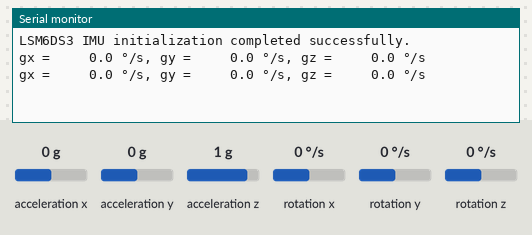
A sketch run on a simulated Arduino Uno WiFi Rev2. Shown: the last lines printed to the serial monitor. Inputs (shaded band) come from the test bench; at power-on: rotation x 0 °/s, rotation y 0 °/s, rotation z 0 °/s, acceleration x 0 g, acceleration y 0 g, acceleration z 1 g.

Above: at 1.8 s.
1.9 s: rotation x set to -192 °/s
At 2.5 s:
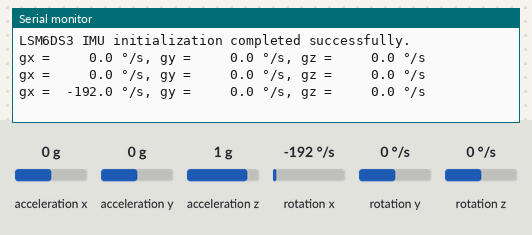
4.5 s: rotation y set to -192 °/s
At 5.9 s:
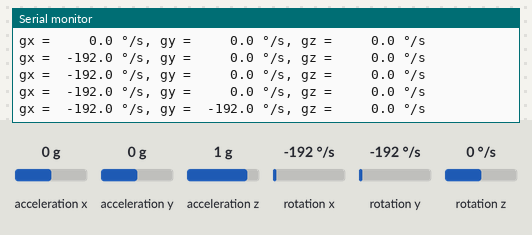
7.5 s: rotation z set to -192 °/s
At 8.9 s:
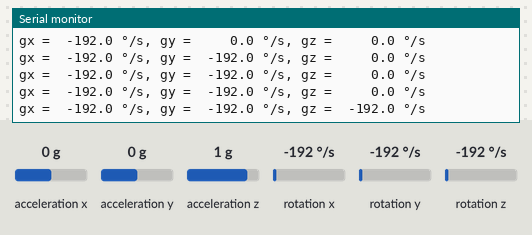
10.5 s: rotation x set to 0 °/s
At 11.5 s:
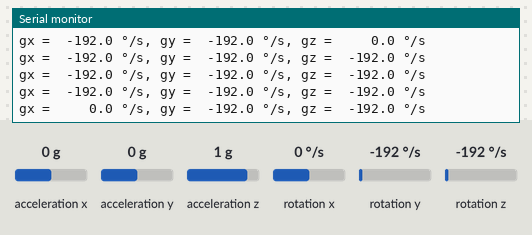
13.5 s: rotation y set to 0 °/s
At 14.9 s:
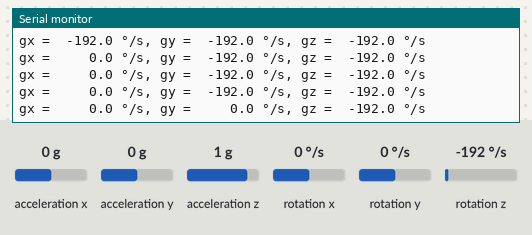
16.5 s: rotation z set to 100 °/s
At 17.9 s:
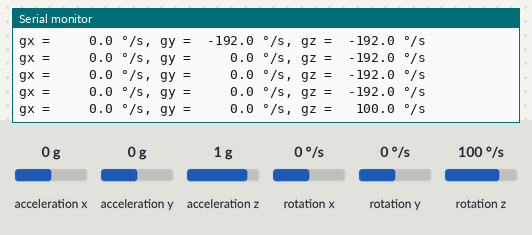

The sketch:

simple_IMU_reading.ino
```cpp
// (licence header left out)
// Includes
#include <Arduino_LSM6DS3.h>


void setup() {
   Serial.begin(9600);  // initialize serial bus (Serial Monitor)
   while (!Serial);  // wait for serial initialization
   Serial.print("LSM6DS3 IMU initialization ");
   if (IMU.begin()) {  // initialize IMU
      Serial.println("completed successfully.");
   } else {
      Serial.println("FAILED.");
      IMU.end();
      while (1);
   }
   Serial.println();
}


void loop() {
   char buffer[8];    // string buffer for use with dtostrf() function
   float ax, ay, az;  // accelerometer values
   float gx, gy, gz;  // gyroscope values

   // Retrieve and print IMU values
   if (IMU.accelerationAvailable() && IMU.gyroscopeAvailable()
      && IMU.readAcceleration(ax, ay, az) && IMU.readGyroscope(gx, gy, gz)) {
      // Serial.print("ax = ");  Serial.print(dtostrf(ax, 4, 1, buffer));  Serial.print(" g, ");
      // Serial.print("ay = ");  Serial.print(dtostrf(ay, 4, 1, buffer));  Serial.print(" g, ");
      // Serial.print("az = ");  Serial.print(dtostrf(az, 4, 1, buffer));  Serial.print(" g, ");
      Serial.print("gx = ");  Serial.print(dtostrf(gx, 7, 1, buffer));  Serial.print(" °/s, ");
      Serial.print("gy = ");  Serial.print(dtostrf(gy, 7, 1, buffer));  Serial.print(" °/s, ");
      Serial.print("gz = ");  Serial.print(dtostrf(gz, 7, 1, buffer));  Serial.println(" °/s");
   }
   delay(1000);  // wait one second between readings
}
```

Measured:
- after the input at 1.9 s, the serial monitor: prints a new line after 0.15 s (image 1)
- after the input at 4.5 s, the serial monitor: prints a new line after 0.56 s (image 2)
- after the input at 7.5 s, the serial monitor: prints a new line after 0.57 s (image 3)
- after the input at 10.5 s, the serial monitor: prints a new line after 0.58 s (image 4)
- after the input at 13.5 s, the serial monitor: prints a new line after 0.59 s (image 5)
- after the input at 16.5 s, the serial monitor: prints a new line after 0.60 s (image 6)
